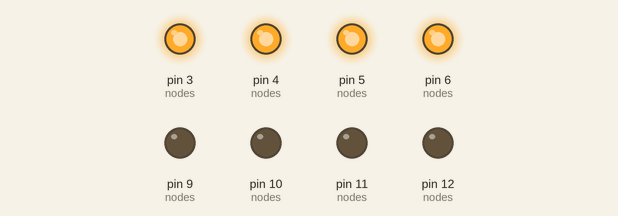
A sketch run on a simulated Arduino Uno, built with avr-gcc and run on an emulated ATmega328P. Shown: output pins drawn as LEDs (lit = HIGH). Pins used as bus, display or sensor lines are not drawn; what the sketch prints to the serial monitor is not drawn.

Above: at 0.7 s.
At 3.7 s:
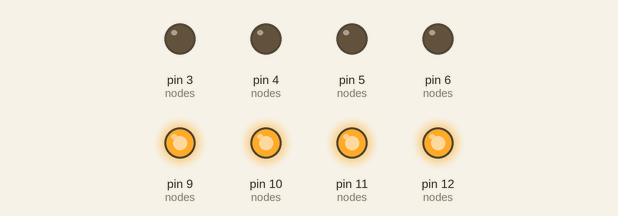
Timing chart, 0 to 4.8 s (numbered marks = the images above):
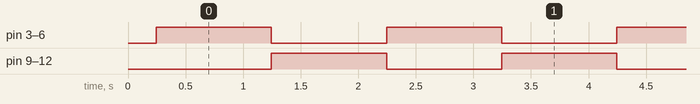

The sketch:

simple-led-sketch.ino
```cpp
typedef struct {
  String name;
  int yellow_led_pin;
  int red_led_pin;
} k8s_node;

# define NODE_ARRAY_SIZE 5
k8s_node nodes[NODE_ARRAY_SIZE] = {
  { "k8s-node-master-1", 3, 9 },
  { "k8s-node-worker-1", 4, 10 },
  { "k8s-node-worker-2", 5, 11 },
  { "k8s-node-worker-3", 6, 12 },
};

void setup() {
  Serial.begin(9600);

  for (int i=0; i < NODE_ARRAY_SIZE; i++) {
    k8s_node node = nodes[i];

    Serial.println("Setup node: " + node.name);
    Serial.println("Yellow LED pin " + String(node.yellow_led_pin) + " Red LED pin " + String(node.red_led_pin));

    pinMode(node.yellow_led_pin, OUTPUT);
    pinMode(node.red_led_pin, OUTPUT);
  }
}

void loop() {
  for (int i=0; i < NODE_ARRAY_SIZE; i++) {
    digitalWrite(nodes[i].yellow_led_pin, HIGH);
    digitalWrite(nodes[i].red_led_pin, LOW);
  }
  delay(1000);

  for (int i=0; i < NODE_ARRAY_SIZE; i++) {
    digitalWrite(nodes[i].yellow_led_pin, LOW);
    digitalWrite(nodes[i].red_led_pin, HIGH);
  }
  delay(1000);
}
```

Measured:
- by itself, pin 3 (nodes), pin 4 (nodes), pin 5 (nodes), pin 6 (nodes), pin 9 (nodes), pin 10 (nodes), pin 11 (nodes), pin 12 (nodes): alternates HIGH for 1.0 s and LOW for 1.0 s
